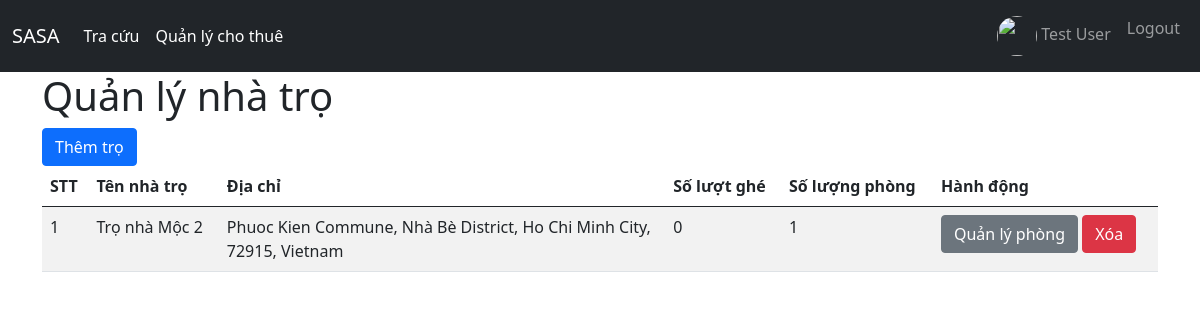
Page /rent (signed in) on the earlier database version.
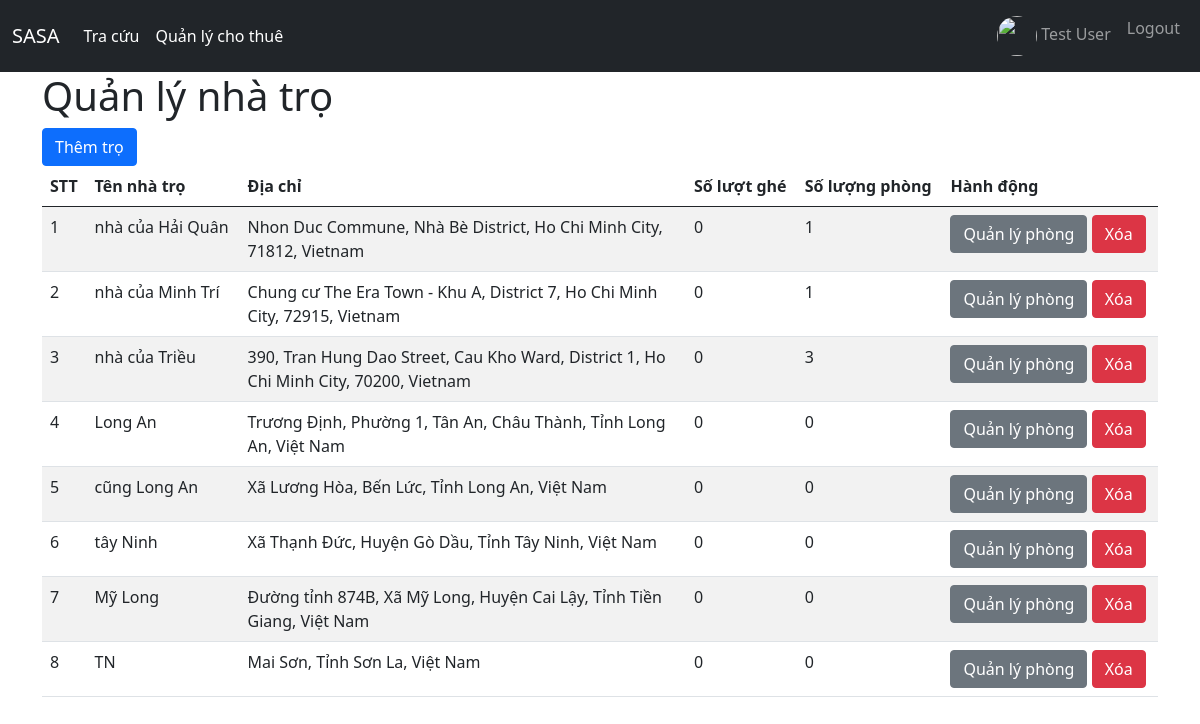
Same page on the later database version.
### app/models.py (models this page shows)
class House(db.Model):
    id = db.Column(db.Integer, primary_key=True)
    name = db.Column(db.String(120), nullable=False, unique=True)
    renter = db.Column(db.Integer, db.ForeignKey('user.id', ondelete='SET NULL'), nullable=True)
    city = db.Column(db.String(120), nullable=False)
    district = db.Column(db.String(120), nullable=False)
    ward = db.Column(db.String(120), nullable=False)
    street = db.Column(db.String(120), nullable=True)
    lat = db.Column(db.Float, nullable=False)
    lon = db.Column(db.Float, nullable=False)
    flood = db.Column(db.Integer, nullable=False)
    type = db.Column(db.String(120), nullable=False)
    description = db.Column(db.Text, nullable=True)
    full_address = db.Column(db.String(200), nullable=False)
    importance = db.Column(db.Float, nullable=False)
    place_rank = db.Column(db.Integer, nullable=False)
    rate = db.Column(db.Float, nullable=False, default=0)
    created_at = db.Column(db.DateTime, default=datetime.datetime.now())
    updated_at = db.Column(db.DateTime, default=datetime.datetime.now(), onupdate=datetime.datetime.now())

### app/routes.py (the view)
@app.route('/rent', methods=['GET', 'POST'])
@login_required
def rent():
    if current_user.role != 'renter':
        return redirect(url_for('home'))
    if request.method == 'POST':
        return redirect(url_for('home'))
    houses = House.query.filter_by(renter=current_user.id).all()
    for house in houses:
        n = Room.query.filter_by(house_id=house.id).count()
        house.n = n
    return render_template('rent.html', title='Thuê nhà', houses=houses)

### app/routes.py (called while the page is built)
def update_template_context():
    user = None
    if current_user.is_authenticated:
        user = current_user
    return dict(user=user)

@login_manager.user_loader
def load_user(user_id):
    return User.query.get(int(user_id))

### app/templates/rent.html (shortened to what this page needs)
{% extends 'layouts/base.html' %}
{% block css%}
    <link rel="stylesheet" href="https://unpkg.com/leaflet@1.9.4/dist/leaflet.css"/>
{% endblock %}
{% block content %}
    <h1>Quản lý nhà trọ</h1>
    <div>
        <a href="{{ url_for('addRenter') }}" class="btn btn-primary">Thêm trọ</a>
    </div>
    <div class="rental-list">
    <table class="table table-striped">
        <thead>
            <tr>
                <th>STT</th>
                <th>Tên nhà trọ</th>
                <th>Địa chỉ</th>
                <th>Số lượt ghé</th>
                <th>Số lượng phòng</th>
                <th>Hành động</th>
            </tr>
        </thead>
        <tbody>
            {% for house in houses %}
                <tr>
                    <td>{{ loop.index }}</td>
                    <td>{{ house.name }}</td>
                    <td style="width: 40%;">{{ house.full_address }}</td>
                    <td>0</td>
                    <td>{{ house.n }}</td>
                    <td>
                        <a href="{{ url_for('seeRooms', id=house.id) }}" class="btn btn-secondary">Quản lý phòng</a>
                        <a href="{{ url_for('deleteHouse', id=house.id) }}" class="btn btn-danger">Xóa</a>
                    </td>
                </tr>
            {% endfor %}
        </tbody>
    </table>
    </div>
{% endblock %}

Differences in the rows shown:
removed House: name "Trọ nhà Mộc 2", full_address "Phuoc Kien Commune, Nhà Bè District, Ho Chi Minh City, 72915, Vietnam", n "1"
added House: name "nhà của Hải Quân", full_address "Nhon Duc Commune, Nhà Bè District, Ho Chi Minh City, 71812, Vietnam", n "1"
added House: name "nhà của Minh Trí", full_address "Chung cư The Era Town - Khu A, District 7, Ho Chi Minh City, 72915, Vietnam", n "1"
added House: name "nhà của Triều", full_address "390, Tran Hung Dao Street, Cau Kho Ward, District 1, Ho Chi Minh City, 70200, Vietnam", n "3"
added House: name "Long An", full_address "Trương Định, Phường 1, Tân An, Châu Thành, Tỉnh Long An, Việt Nam", n "0"
added House: name "cũng Long An", full_address "Xã Lương Hòa, Bến Lức, Tỉnh Long An, Việt Nam", n "0"
added House: name "tây Ninh", full_address "Xã Thạnh Đức, Huyện Gò Dầu, Tỉnh Tây Ninh, Việt Nam", n "0"
added House: name "Mỹ Long", full_address "Đường tỉnh 874B, Xã Mỹ Long, Huyện Cai Lậy, Tỉnh Tiền Giang, Việt Nam", n "0"
added House: name "TN", full_address "Mai Sơn, Tỉnh Sơn La, Việt Nam", n "0"
